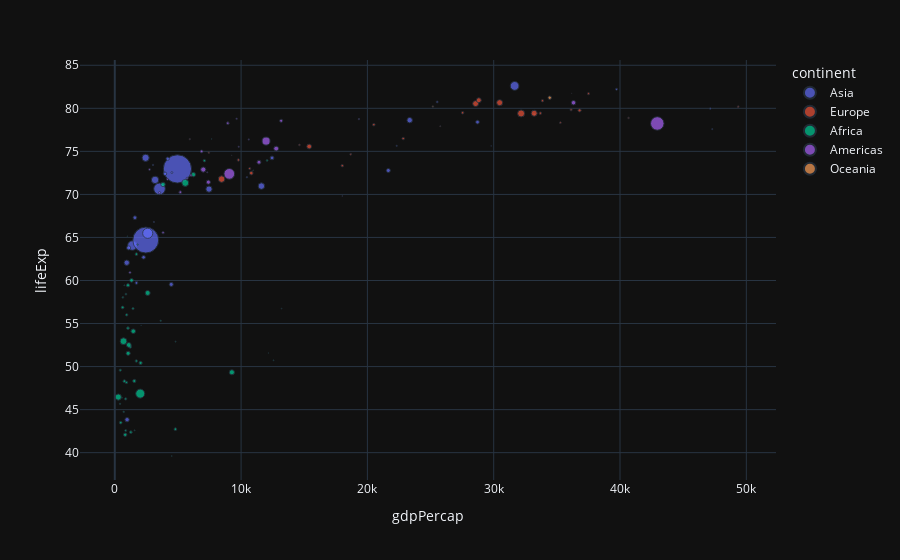

Source (notebook cell):
### Markdown cell above
### Change the size based on the population

### Code cell
px.scatter(data_frame=df_countries, x='gdpPercap', y='lifeExp', color='continent', size='pop')
